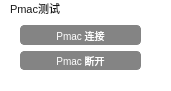
     <widget class="QWidget" name="wd_pmacTest" native="true">
      <property name="geometry">
       <rect>
        <x>10</x>
        <y>10</y>
        <width>171</width>
        <height>91</height>
       </rect>
      </property>
      <property name="styleSheet">
       <string notr="true">background-color: rgb(255, 255, 255);</string>
      </property>
      <widget class="QLabel" name="lbl_pmacTest">
       <property name="geometry">
        <rect>
         <x>10</x>
         <y>0</y>
         <width>71</width>
         <height>16</height>
        </rect>
       </property>
       <property name="styleSheet">
        <string notr="true">QLabel {
	font: 9pt &quot;Adobe Heiti Std&quot;;
	color: rgb(23, 23, 23);
    font-size: 11px;
}</string>
       </property>
       <property name="text">
        <string>Pmac测试</string>
       </property>
      </widget>
      <widget class="QWidget" name="layoutWidget">
       <property name="geometry">
        <rect>
         <x>10</x>
         <y>20</y>
         <width>141</width>
         <height>55</height>
        </rect>
       </property>
       <layout class="QVBoxLayout" name="vL_pmacTest">
        <property name="leftMargin">
         <number>10</number>
        </property>
        <property name="topMargin">
         <number>5</number>
        </property>
        <property name="rightMargin">
         <number>10</number>
        </property>
        <property name="bottomMargin">
         <number>5</number>
        </property>
        <item>
         <widget class="QPushButton" name="btn_pmacTest_Connect">
          <property name="styleSheet">
           <string notr="true">QPushButton {
    background-color: #848484;
    color: white;
    border: 1px solid #848484;
    border-radius: 4px;
    padding: 2px 4px;
    font-size: 10px;
}

QPushButton:hover {
    background-color: #636363;
}

QPushButton:pressed {
    background-color: #424242;
}
</string>
          </property>
          <property name="text">
           <string>Pmac 连接</string>
          </property>
         </widget>
        </item>
        <item>
         <widget class="QPushButton" name="btn_pmacTest_Close">
          <property name="styleSheet">
           <string notr="true">QPushButton {
    background-color: #848484;
    color: white;
    border: 1px solid #848484;
    border-radius: 4px;
    padding: 2px 4px;
    font-size: 10px;
}

QPushButton:hover {
    background-color: #636363;
}

QPushButton:pressed {
    background-color: #424242;
}
</string>
          </property>
          <property name="text">
           <string>Pmac 断开</string>
          </property>
         </widget>
        </item>
       </layout>
      </widget>
     </widget>
